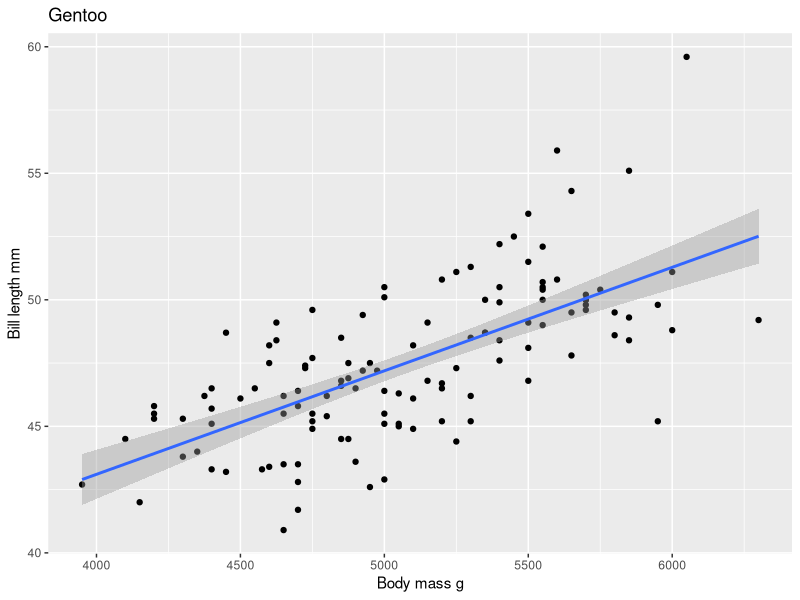

This figure's R source:
#penguin plot
library(tidyverse)
library(palmerpenguins)
library(ggplot2)

View(penguins)

penguins |> 
  filter(species == "Gentoo") |> 
  ggplot(aes(x = body_mass_g, y = bill_length_mm)) +
  geom_point() +
  geom_smooth(method = "lm") +
  labs(x = "Body mass g", y = "Bill length mm", title = "Gentoo")
